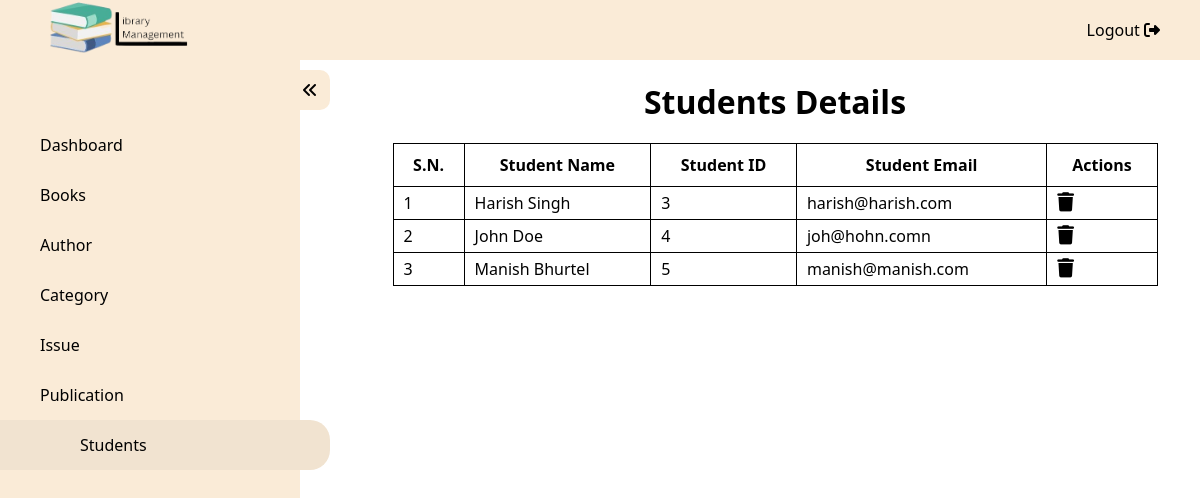
The page /admin/student_details.php (signed in) on the database as committed earlier.
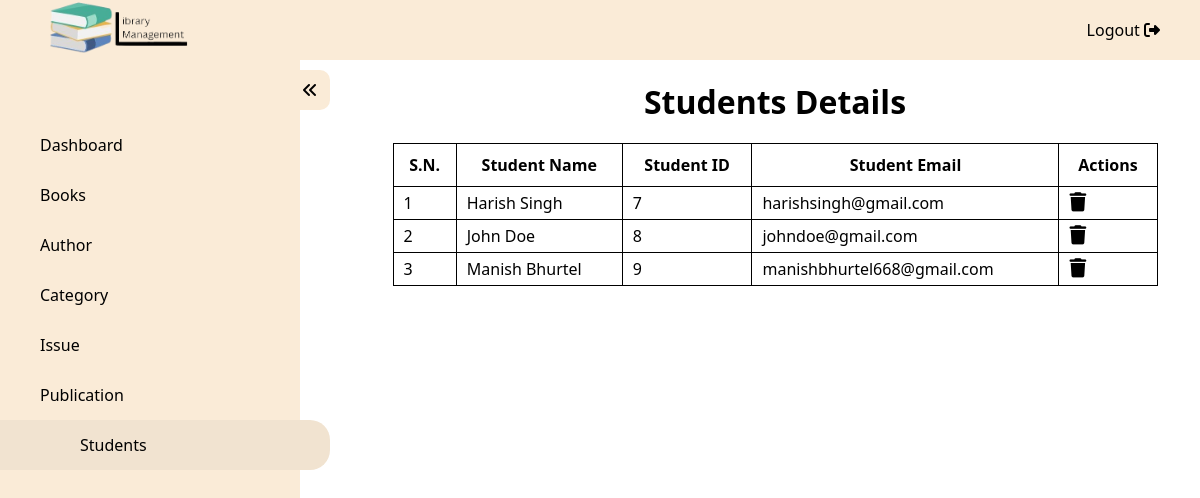
The same page on the database as committed later.
### tables this page shows
CREATE TABLE `Student_Details` (
  `SD_ID` int NOT NULL,
  `SD_Email` varchar(255) NOT NULL,
  `SD_Password` varchar(50) NOT NULL,
  `SD_Name` varchar(255) NOT NULL
);

### admin/student_details.php (the view, shortened to what this page needs)
<?php
require("../config/db_connect.php");
?>
<!DOCTYPE html>
<html lang="en">
<head>
    <link rel="stylesheet" href="https://cdnjs.cloudflare.com/ajax/libs/font-awesome/6.2.1/css/all.min.css" />
    <link rel="stylesheet" href="../assets/css/index.css" />
    <link rel="stylesheet" href="../assets/css/details.css">
</head>
<body>
    <nav id="topbar">
        <div class="logo"><a href="../index.php"><img src="../assets/image/logo.png" /></a></div>
        <ul>
            <li><a href="../functions/logout.php">Logout <i class="fa-solid fa-right-from-bracket"></i></a> </li>
        </ul>
    </nav>
    <div class="wrapper">
        <nav id="sidebar" class="activeSidebar">
            <div class="iconParent">
                <i class="fa-solid fa-angles-left icon"></i>
            </div>
            <ul>
                <a href="./dashboard.php">
                    <li>Dashboard</li>
                </a>
                <a href="./books.php">
                    <li>Books</li>
                </a>
                <a href="./author.php">
                    <li>Author</li>
                </a>
                <a href="./category.php">
                    <li>Category</li>
                </a>
                <a href="./issue.php">
                    <li>Issue</li>
                </a>
                <a href="./publication.php">
                    <li>Publication</li>
                </a>
                <a href="./student_details.php">
                    <li class="active">Students</li>
                </a>
            </ul>
        </nav>
        <div class="content">
            <h1>Students Details</h1>
            <table>
                <thead>
                    <tr>
                        <th>S.N.</th>
                        <th>Student Name</th>
                        <th>Student ID</th>
                        <th>Student Email</th>
                        <th>Actions</th>
                    </tr>
                </thead>
                <tbody>
                    <?php
                    $res = mysqli_query($conn, "SELECT * FROM Student_Details ORDER BY SD_Name ASC");
                    if (mysqli_num_rows($res) == 0) {
                        echo "<p>No records Found.</p>";
                    } else {
                        $i = 1;
                        while ($row = mysqli_fetch_array($res)) {
                            $id = $row['SD_ID'];
                            $name = $row['SD_Name'];
                            $email = $row['SD_Email'];
                    ?>
                            <tr>
                                <td><?php echo $i; ?></td>
                                <td><?php echo $name; ?></td>
                                <td><?php echo $id; ?></td>
                                <td><?php echo $email ?></td>
                                <td><?php echo "<a href='../functions/deleteStudent.php?id=" . $id . "'>" ?><i class="fa-solid fa-trash"></i></a></td>
                            </tr>
                    <?php
                            $i++;
                        }
                    }
                    ?>
                </tbody>
            </table>
        </div>
    </div>
</body>
</html>

Rows that differ between the two databases and show on the page:
removed student_details: SD_Name "Harish Singh", SD_ID "3", SD_Email "harish@harish.com"
removed student_details: SD_Name "John Doe", SD_ID "4", SD_Email "joh@hohn.comn"
removed student_details: SD_Name "Manish Bhurtel", SD_ID "5", SD_Email "manish@manish.com"
added student_details: SD_Name "Harish Singh", SD_ID "7", SD_Email "harishsingh@gmail.com"
added student_details: SD_Name "John Doe", SD_ID "8", SD_Email "johndoe@gmail.com"
added student_details: SD_Name "Manish Bhurtel", SD_ID "9", SD_Email "manishbhurtel668@gmail.com"
